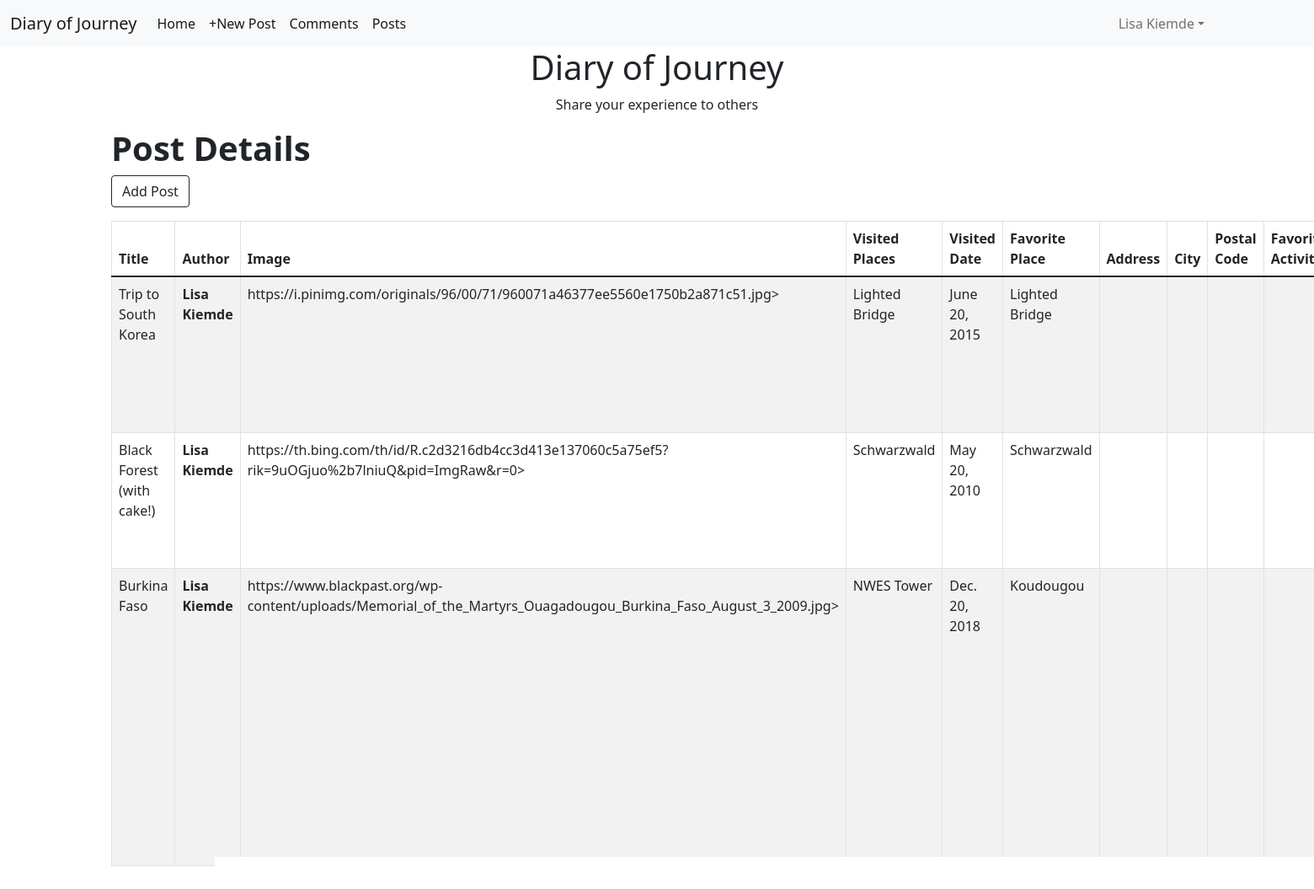
/post_detail (signed in), run on the app's committed database.
### journey/models.py (models this page shows, shortened)
class Post(models.Model):
    description = RichTextField()
    title = models.CharField(max_length=250)
    author = models.ForeignKey(User, on_delete=models.CASCADE, related_name='travelblog_posts')
    image_url = models.URLField()
    visited_places = models.CharField(max_length=100, blank=True, help_text='Optional')
    visited_date = models.DateField('Date')
    favorite_place = models.CharField(max_length=250, blank=True, help_text='Optional')
    address = models.CharField(max_length=500, blank=True, help_text='Optional')
    favorite_activity = models.CharField(max_length=250, blank=True, help_text='Optional')
    publish = models.DateTimeField(default=timezone.now)
    created = models.DateTimeField(auto_now_add=True)
    updated = models.DateTimeField(auto_now=True)

### journey/views.py (the view)
# urls.py: path('post_detail', views.post_detail, name='post_detail'),
@login_required
def post_detail(request):
    posts = Post.objects.all()
    return render(request, 'journey/post_detail.html',
                  {'posts': posts})

### templates/journey/post_detail.html (shortened to what this page needs)
{% extends 'journey/base.html' %}
{% load static %}
{% block content %}
    <h1 style="padding-left: -40px; font-weight: bold; margin-top:10px">Post Details</h1>
    <a href="{% url 'journey:post_new' %}" class="btn btn-outline-dark"
       role="button">Add Post</a>
    <section class="py-3">
        <div>
            <table class="table table-striped table-bordered table-hover">
                <thead>
                <tr>
                    <th>Title</th>
                    <th>Author</th>
                    <th>Image</th>
                    <th>Visited Places</th>
                    <th>Visited Date</th>
                    <th>Favorite Place</th>
                    <th>Address</th>
                    <th>City</th>
                    <th>Postal Code</th>
                    <th>Favorite Activity</th>
                </tr>
                </thead>
                <tbody>
                {% for post in posts %}
                    <tr>
                        <td>{{ post.title }}</td>
                        <th>{{ post.author.get_full_name }}</th>
                        <td>{{ post.image_url }}></td>
                        <td>{{ post.visited_places }}</td>
                        <td>{{ post.visited_date }}</td>
                        <td>{{ post.favorite_place }}</td>
                        <td>{{ post.address }}</td>
                        <td>{{ post.city }}</td>
                        <td>{{ post.postal_code }}</td>
                        <td>{{ post.favorite_activity }}</td>
                    </tr>
                {% endfor %}
                </tbody>
            </table>
        </div>
    </section>
{% endblock %}

### templates/journey/base.html (shortened to what this page needs)
{% load static %}
<!doctype html>
<html lang="en">
<head>
    <link href="https://cdn.jsdelivr.net/npm/bootstrap@5.1.3/dist/css/bootstrap.min.css" rel="stylesheet"
>
</head>
<body>
<nav class="navbar navbar-expand-lg navbar-light bg-light">
    <div class="container-fluid">
        <a class="navbar-brand" href="{% url 'journey:post_list' %}">Diary of Journey</a>
        <div class="collapse navbar-collapse" id="navbarSupportedContent">
            <ul class="navbar-nav col-md-10">
                <li class="nav-item"><a class="nav-link active" aria-current="page"
                                        href="{% url 'journey:post_list' %}">Home</a></li>
            {% if user.is_authenticated %}
                    <li class="nav-item"><a class="nav-link active" aria-current="page"
                                            href="{% url 'journey:post_new' %}">+New Post</a></li>
           {% endif %}
            {% if request.user.is_superuser %}
                    <li class="nav-item"><a class="nav-link active" aria-current="page"
                                            href="{% url 'journey:comment_list' %}">Comments</a></li>
                    <li class="nav-item"><a class="nav-link active" aria-current="page"
                                            href="{% url 'journey:post_detail' %}">Posts</a></li>
            {% endif %}
            </ul>
              {% if user.is_authenticated %}
                <ul class="navbar-nav me-auto">
                    <li class="nav-item dropdown">
                        <a class="nav-link dropdown-toggle" id="navbarDropdown" href="#" role="button"
                           data-bs-toggle="dropdown" aria-expanded="false">{{ user.get_full_name }}</a>
                    </li>
                </ul>
            {% endif %}
        </div>
    </div>
</nav>
<header>
    <div class="container">
        <div class="text-center">
            <h1>Diary of Journey</h1>
            <p>Share your experience to others</p>
        </div>
    </div>
</header>
<section>
    <div class="content container">
        {% block content %}
        {% endblock %}
    </div>
</section>
</body>
</html>

### data on the page
Post: title "Trip to South Korea", author.get_full_name "Lisa Kiemde", image_url "https://i.pinimg.com/originals/96/00/71/960071a46377ee5560e1750b2a871c51.jpg", visited_places "Lighted Bridge", visited_date "June 20, 2015", favorite_place "Lighted Bridge"
Post: title "Black Forest (with cake!)", author.get_full_name "Lisa Kiemde", image_url "https://th.bing.com/th/id/R.c2d3216db4cc3d413e137060c5a75ef5?rik=9uOGjuo%2b7lniuQ&pid=ImgRaw&r=0", visited_places "Schwarzwald", visited_date "May 20, 2010", favorite_place "Schwarzwald"
Post: title "Burkina Faso", author.get_full_name "Lisa Kiemde", image_url "https://www.blackpast.org/wp-content/uploads/Memorial_of_the_Martyrs_Ouagadougou_Burkina_Faso_August_3_2009.jpg", visited_places "NWES Tower", visited_date "Dec. 20, 2018", favorite_place "Koudougou"

### other printed values
{{ user.get_full_name }} "Lisa Kiemde"
